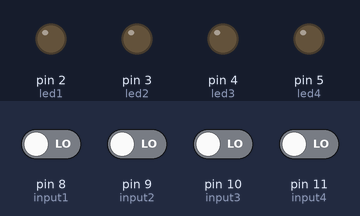
The sketch below on a simulated Arduino Uno, built with avr-gcc and run on an emulated ATmega328P. Shown: output pins drawn as LEDs (lit = HIGH). The test bench sets the inputs (shaded band); at power-on: pin 8 (input1), pin 9 (input2), pin 10 (input3), pin 11 (input4) LOW. Random numbers use the default seed unless the sketch sets one.

Above: at 1.2 s.
1.3 s: pin 9 (input2) driven HIGH
At 2.0 s:
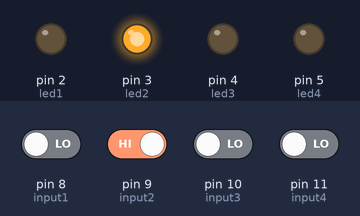
2.8 s: pin 9 (input2) driven LOW
At 3.5 s:
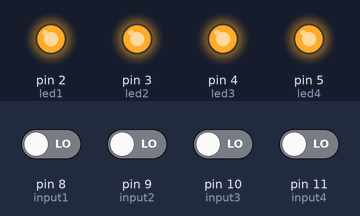
5.8 s: pin 10 (input3) driven HIGH
At 6.5 s:
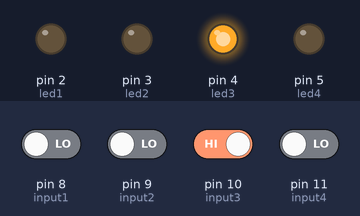
7.3 s: pin 10 (input3) driven LOW
At 9.92 s:
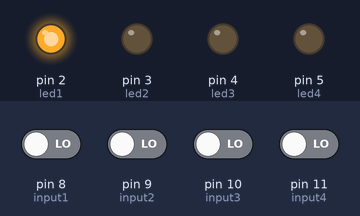
10.3 s: pin 11 (input4) driven HIGH
At 11.2 s:
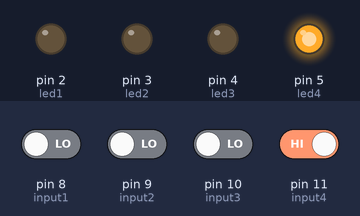
11.8 s: pin 11 (input4) driven LOW
At 12.8 s:
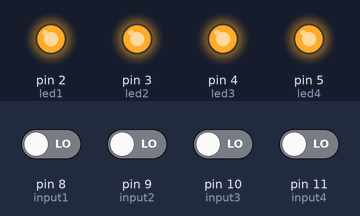
Timing chart, 0 to 15.8 s (numbered marks = the images above; inputs shaded):
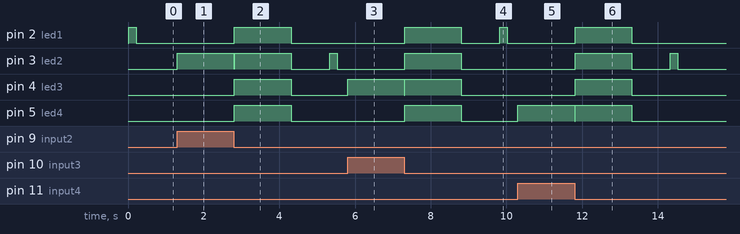

The sketch:

simonSays.ino
```cpp
/* Created by 7blink
  7blink.com
  */

//Global Variables
//Declare inputs
int input1 = 8;
int input2 = 9;
int input3 = 10;
int input4 = 11;

//Declare output leds
int led1 = 2;
int led2 = 3;
int led3 = 4;
int led4 = 5;
int disPin[4] = {led1, led2, led3, led4};

//Array to store the computer solution
//And the player inputs
int solution[100];
int player[100];

//Variable to keep track of current level
//and current entry of the player input.
int level;
int entry;

//Gameplay boolean lets the game continue.
//If false, it sets up a new game
//InputYet checks if the player presses a button
//Else it will continue looping until the player does.
boolean gamePlay;
boolean inputYet;

//Button press pause
//And LED display pause.
int pauseT = 10;
int disDelay = 200;


void setup(){
  //Set the pins to input
  pinMode(input1, INPUT);
  pinMode(input2, INPUT);
  pinMode(input3, INPUT);
  pinMode(input4, INPUT);

  //Set the output pins
  pinMode(led1, OUTPUT);
  pinMode(led2, OUTPUT);
  pinMode(led3, OUTPUT);
  pinMode(led4, OUTPUT);

  //RNG set from unused analog noise.
  randomSeed(analogRead(4));
}

//gameSetup() sets up a new game
//and sets all variables back to defaults
void gameSetup(){

  //For solution[] set 100 random non repeating numbers.
 for (int i = 0; i < 100; i++){
  solution[i] = random(4);

  if(i>0){
    //If the number is a repeat of the last one
    //retry until it is a new number
    while(solution[i] == solution[i-1]){
      solution[i] = random(4);
    }
  }

  //Set the player's array to zeros
  player[i] = 0;
 }

 //Set the level to zero
 //then gamePlay to true to start the game
 level = 0;
 gamePlay = true;
}

//mainLoop is the main game loop.
//If gameplay is false, it will exit the loop
void mainLoop(){
  while(gamePlay){
    displayLevel();

    //Loop to take the player's input
    //from zero through the current number of displayed LEDs
    for(entry=0; entry<=level; entry++){

      //Loop through until the player presses a button
      inputYet = false;
      while(!inputYet){
       buttonPressed();
      }

      //If any of the buttons don't match, break out of for loop
      if(solution[entry] != player[entry]){
        entry = level+1;
        break;
      }
    }

    //If every entry matches solution, increase level;
    if(correct()){
     success();
     level++;
    }

    //Else end current game.
    else{
    gamePlay = false;
    failure();
    }
  }
}

//Loop to check each player's input against the solution
boolean correct(){
  for(int i=0; i<=level; i++){
    if(solution[i] != player[i]){
      return false;
    }
  }
  //returns true if everything matches
  return true;
}

//Displays the current level to the player.
void displayLevel(){
 for(int i = 0; i<= level; i++){
  digitalWrite(disPin[solution[i]], HIGH);
  delay(disDelay);
  digitalWrite(disPin[solution[i]], LOW);
  delay(disDelay);
 }
}

//If any button is pressed,
//Blink the LED, then add the entry to the player array
//Then set inputYet to true so that the main loop can continue.
void buttonPressed(){
  if(digitalRead(input1) == HIGH){
    pause(input1, led1);
    player[entry] = 0;
    inputYet = true;
  }
  if(digitalRead(input2) == HIGH){
    pause(input2, led2);
    player[entry] = 1;
    inputYet = true;
  }
  if(digitalRead(input3) == HIGH){
    pause(input3, led3);
    player[entry] = 2;
    inputYet = true;
  }
  if(digitalRead(input4) == HIGH){
    pause(input4, led4);
    player[entry] = 3;
    inputYet = true;
  }
}

//Pause loop debounces the button
//to prevent multiple inputs from one button press.
//Also blink the LED.
void pause(int inputnum, int lednum){
  digitalWrite(lednum, HIGH);

//Wait until the button is released, then turn off LED and continue.
  while(digitalRead(inputnum) == HIGH){
    delay(pauseT);
  }
  digitalWrite(lednum, LOW);
  delay(pauseT);
}

//Method to display the success pattern of LED's.
void success(){
 for(int k=0; k<2; k++){
  for(int l=0; l<4; l++){
   digitalWrite(disPin[l], HIGH);
   delay(100);
   digitalWrite(disPin[l], LOW);
   delay(100);
  }
 }
 for(int k=0; k<3; k++){
  for(int l=0; l<4; l++){
   digitalWrite(disPin[l], HIGH);
  }

  delay(100);

  for(int l=0; l<4; l++){
   digitalWrite(disPin[l], LOW);
  }

  delay(100);
 }

 delay(600);
}

//Method to display the failure pattern of LED's
void failure(){
  for(int i=0; i<4; i++){
    digitalWrite(disPin[i], HIGH);
  }

  delay(1500);

  for(int i=0; i<4; i++){
    digitalWrite(disPin[i], LOW);
  }

  delay(1000);
}

//Arduino will loop continuesly through this method
//This just creates a new game, then starts the main game loop.
void loop(){

  gameSetup();

  mainLoop();
}
```

Measured:
- after the input at 1.3 s, pin 3 (led2): LOW → HIGH at once
- after the input at 2.8 s, pin 2 (led1), pin 4 (led3), pin 5 (led4): LOW → HIGH at once, → LOW 1.5 s later; pin 3 (led2): goes LOW 0.01 s, HIGH 1.5 s, LOW 1.0 s, HIGH 0.20 s, then LOW, starting at once
- after the input at 5.8 s, pin 4 (led3): LOW → HIGH at once
- after the input at 7.3 s, pin 2 (led1): LOW → HIGH at once, → LOW 1.5 s later, → HIGH 1.0 s later, → LOW 0.20 s later; pin 3 (led2), pin 5 (led4): LOW → HIGH at once, → LOW 1.5 s later; pin 4 (led3): HIGH → LOW at once, → HIGH 0.01 s later, → LOW 1.5 s later
- after the input at 10.3 s, pin 5 (led4): LOW → HIGH at once
- after the input at 11.8 s, pin 2 (led1), pin 4 (led3): LOW → HIGH at once, → LOW 1.5 s later; pin 3 (led2): LOW → HIGH at once, → LOW 1.5 s later, → HIGH 1.0 s later, → LOW 0.20 s later; pin 5 (led4): HIGH → LOW at once, → HIGH 0.01 s later, → LOW 1.5 s later
